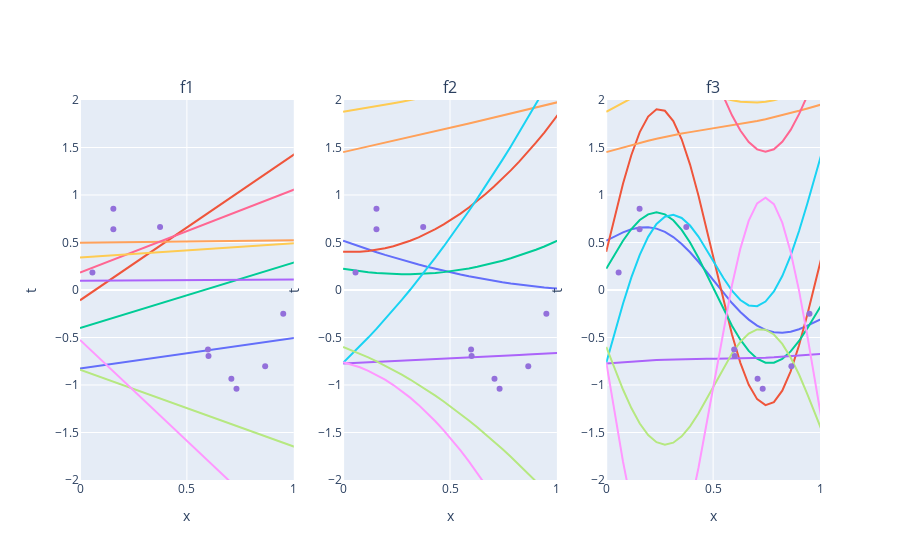

The notebook cell this image was saved under:
### Markdown cell above
### Being linear in the parameters does not mean linear in the input

In this tutorial we will restrict our search of $f$ among parametrized functions $f_\theta$ that depend *linearly* on their finite set of parameters $\theta = \{a,b,c,...\}$.

Possible choices of $f$ are
- $f_1(x) = ax + b$
- $f_2(x) = ax^2 + bx + c$
- $f_3(x) = a \sin(2 \pi x) + bx + c$

### Code cell
# @title Some random plots of these linear models


x_funcs = np.arange(0., 1.1, 2./51)
theta_funcs = np.random.randn(10, 3)

fig = make_subplots(
    rows=1, cols=3,
    subplot_titles=("f1", "f2", "f3"))

for a, b in theta_funcs[:,:2]:
    fig.add_trace(go.Scatter(x=x_funcs, y=a*x_funcs + b, mode='lines'),
                row=1, col=1)

for a, b, c in theta_funcs:
    fig.add_trace(go.Scatter(x=x_funcs, y=a*x_funcs**2 + b*x_funcs + c, mode='lines'),
                row=1, col=2)

for a, b, c in theta_funcs:
    fig.add_trace(go.Scatter(x=x_funcs, y=a*np.sin(2 * np.pi * x_funcs) + b*x_funcs + c, mode='lines'),
                row=1, col=3)

for i in range(3):
    fig.add_trace(go.Scatter(x=x, y=t, mode='markers', marker=dict(color="mediumpurple")),
                row=1, col=i + 1)

fig.update_xaxes(title_text="x", range = [0,1])
fig.update_yaxes(title_text="t", range = [-2,2])
fig.update_layout(showlegend=False)

fig.show()
